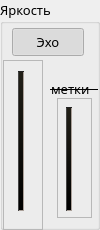
    <widget class="QGroupBox" name="groupBoxEcho">
     <property name="enabled">
      <bool>true</bool>
     </property>
     <property name="geometry">
      <rect>
       <x>1150</x>
       <y>160</y>
       <width>100</width>
       <height>230</height>
      </rect>
     </property>
     <property name="font">
      <font>
       <family>Noto Sans</family>
       <pointsize>10</pointsize>
      </font>
     </property>
     <property name="accessibleDescription">
      <string>G</string>
     </property>
     <property name="styleSheet">
      <string notr="true"/>
     </property>
     <property name="title">
      <string>Яркость</string>
     </property>
     <property name="checkable">
      <bool>false</bool>
     </property>
     <property name="checked">
      <bool>false</bool>
     </property>
     <widget class="QPushButton" name="pushButtonEcho">
      <property name="geometry">
       <rect>
        <x>12</x>
        <y>28</y>
        <width>72</width>
        <height>28</height>
       </rect>
      </property>
      <property name="font">
       <font>
        <family>Ubuntu</family>
        <pointsize>10</pointsize>
       </font>
      </property>
      <property name="cursor">
       <cursorShape>PointingHandCursor</cursorShape>
      </property>
      <property name="focusPolicy">
       <enum>Qt::NoFocus</enum>
      </property>
      <property name="toolTip">
       <string/>
      </property>
      <property name="accessibleDescription">
       <string>S</string>
      </property>
      <property name="styleSheet">
       <string notr="true"/>
      </property>
      <property name="text">
       <string>  Эхо  </string>
      </property>
      <property name="icon">
       <iconset resource="resgui.qrc">
        <normaloff>:/chb2/resgui/checkBtn2/checkBox16SmallUnChecked.png</normaloff>
        <normalon>:/chb2/resgui/checkBtn2/checkBox16SmallChecked.png</normalon>
        <disabledoff>:/chb2/resgui/checkBtn2/checkBox16SmallUnCheckedDis.png</disabledoff>
        <disabledon>:/chb2/resgui/checkBtn2/checkBox16SmallCheckedDis.png</disabledon>:/chb2/resgui/checkBtn2/checkBox16SmallUnChecked.png</iconset>
      </property>
      <property name="iconSize">
       <size>
        <width>16</width>
        <height>17</height>
       </size>
      </property>
      <property name="checkable">
       <bool>true</bool>
      </property>
      <property name="checked">
       <bool>true</bool>
      </property>
      <property name="autoExclusive">
       <bool>false</bool>
      </property>
     </widget>
     <widget class="QLabel" name="labelGrigBirightness_3">
      <property name="geometry">
       <rect>
        <x>50</x>
        <y>81</y>
        <width>48</width>
        <height>16</height>
       </rect>
      </property>
      <property name="sizePolicy">
       <sizepolicy hsizetype="Fixed" vsizetype="Fixed">
        <horstretch>0</horstretch>
        <verstretch>0</verstretch>
       </sizepolicy>
      </property>
      <property name="font">
       <font>
        <pointsize>10</pointsize>
        <stylestrategy>PreferAntialias</stylestrategy>
       </font>
      </property>
      <property name="styleSheet">
       <string notr="true">QLabel::{	
	background-image: none;
}
</string>
      </property>
      <property name="frameShape">
       <enum>QFrame::HLine</enum>
      </property>
      <property name="midLineWidth">
       <number>0</number>
      </property>
      <property name="text">
       <string>метки</string>
      </property>
      <property name="alignment">
       <set>Qt::AlignLeading|Qt::AlignLeft|Qt::AlignVCenter</set>
      </property>
      <property name="indent">
       <number>0</number>
      </property>
     </widget>
     <widget class="QFrame" name="frameBrightness_3">
      <property name="enabled">
       <bool>true</bool>
      </property>
      <property name="geometry">
       <rect>
        <x>3</x>
        <y>60</y>
        <width>40</width>
        <height>170</height>
       </rect>
      </property>
      <property name="styleSheet">
       <string notr="true">QFrame{
background-repeat: no-repeat;
	/*background-position: right;*/
	background-image: url(:/AzScales/resgui/AzimuthScales/brightn04721.png);
}

QFrame:disabled{
	background-image: url(:/AzScales/resgui/AzimuthScales/brightn04731.png);
	background-repeat:no-repeat;
}

</string>
      </property>
      <property name="frameShape">
       <enum>QFrame::StyledPanel</enum>
      </property>
      <property name="frameShadow">
       <enum>QFrame::Raised</enum>
      </property>
      <widget class="QSlider" name="sliderEchoBrightness">
       <property name="enabled">
        <bool>true</bool>
       </property>
       <property name="geometry">
        <rect>
         <x>6</x>
         <y>8</y>
         <width>24</width>
         <height>146</height>
        </rect>
       </property>
       <property name="sizePolicy">
        <sizepolicy hsizetype="Fixed" vsizetype="Fixed">
         <horstretch>0</horstretch>
         <verstretch>0</verstretch>
        </sizepolicy>
       </property>
       <property name="cursor">
        <cursorShape>PointingHandCursor</cursorShape>
       </property>
       <property name="mouseTracking">
        <bool>false</bool>
       </property>
       <property name="focusPolicy">
        <enum>Qt::StrongFocus</enum>
       </property>
       <property name="styleSheet">
        <string notr="true">QSlider::groove:vertical {
	border-bottom: 1px solid #AAA099;
	border-top: 1px solid #222222;
	border-right: 1px solid #AAA099;
	border-left: 1px solid #444444; 
    height: 138px;      
	width:4px;
    background: qlineargradient(x1:0, y1:0, x2:0, y2:1, stop:0 #222018, stop:1 #000000);
    margin: 2px 0;
 }

QSlider::groove:disabled{
background-color: rgba(36, 41, 34,  255);
}

 QSlider::handle:vertical {	
	background-image: url(:/slider/resgui/slider/sliderHandle022.png);
    height: 15px;
    width: 28px;
	margin: -1px -9px;
 }

 QSlider::groove:hover {
	border-bottom: 1px solid #CCBB99;
	border-top: 1px solid #444444;
	border-right: 1px solid #CCBB99;
	border-left: 1px solid #555555; 
 }

QSlider::handle:vertical:disabled {
	background-image: url(:/slider/resgui/slider/sliderHandle022disable03.png);
 }

</string>
       </property>
       <property name="minimum">
        <number>-10</number>
       </property>
       <property name="maximum">
        <number>10</number>
       </property>
       <property name="singleStep">
        <number>1</number>
       </property>
       <property name="pageStep">
        <number>1</number>
       </property>
       <property name="value">
        <number>0</number>
       </property>
       <property name="sliderPosition">
        <number>0</number>
       </property>
       <property name="tracking">
        <bool>true</bool>
       </property>
       <property name="orientation">
        <enum>Qt::Vertical</enum>
       </property>
       <property name="invertedAppearance">
        <bool>false</bool>
       </property>
       <property name="tickPosition">
        <enum>QSlider::TicksBothSides</enum>
       </property>
       <property name="tickInterval">
        <number>1</number>
       </property>
      </widget>
     </widget>
     <widget class="QFrame" name="frameAtten_2">
      <property name="enabled">
       <bool>true</bool>
      </property>
      <property name="geometry">
       <rect>
        <x>57</x>
        <y>98</y>
        <width>35</width>
        <height>120</height>
       </rect>
      </property>
      <property name="styleSheet">
       <string notr="true">QFrame{
	background-repeat: no-repeat;
	background-image: url(:/AzScales/resgui/AzimuthScales/brightn048.png);
}

QFrame:disabled{
	background-image: url(:/AzScales/resgui/AzimuthScales/brightn0482.png);
	background-repeat:no-repeat;
}
</string>
      </property>
      <property name="frameShape">
       <enum>QFrame::StyledPanel</enum>
      </property>
      <property name="frameShadow">
       <enum>QFrame::Raised</enum>
      </property>
      <widget class="QSlider" name="sliderGridBrightness">
       <property name="enabled">
        <bool>true</bool>
       </property>
       <property name="geometry">
        <rect>
         <x>0</x>
         <y>8</y>
         <width>24</width>
         <height>106</height>
        </rect>
       </property>
       <property name="sizePolicy">
        <sizepolicy hsizetype="Fixed" vsizetype="Fixed">
         <horstretch>0</horstretch>
         <verstretch>0</verstretch>
        </sizepolicy>
       </property>
       <property name="cursor">
        <cursorShape>PointingHandCursor</cursorShape>
       </property>
       <property name="mouseTracking">
        <bool>false</bool>
       </property>
       <property name="focusPolicy">
        <enum>Qt::StrongFocus</enum>
       </property>
       <property name="styleSheet">
        <string notr="true">QSlider::groove:vertical {
	border-bottom: 1px solid #AAA099;
	border-top: 1px solid #222222;
	border-right: 1px solid #AAA099;
	border-left: 1px solid #444444; 
    height: 102px; 
	
    width:4px;
    background: qlineargradient(x1:0, y1:0, x2:0, y2:1, stop:0 #222018, stop:1 #000000);
/*    margin: 2px 0;
margin: 0px -2px;
padding: -1px 0px;
margin: -12px 0px;	
*/
 }

QSlider::groove:disabled{
background-color: rgba(36, 41, 34,  255);
}

 QSlider::handle:vertical {	
	background-image: url(:/slider/resgui/slider/sliderHandle022.png);
    height: 15px;
width: 28px;
margin: -1px -9px;
/*   


margin: 0px -9px;
 */	

 }

 QSlider::groove:hover {
	border-bottom: 1px solid #CCBB99;
	border-top: 1px solid #444444;
	border-right: 1px solid #CCBB99;
	border-left: 1px solid #555555; 

/*    background: qlineargradient(x1:0, y1:0, x2:0, y2:1, stop:0 #323028, stop:1 #121008);	
*/
 }

QSlider::handle:vertical:disabled {	
	background-image: url(:/slider/resgui/slider/sliderHandle022disable03.png);
 }
</string>
       </property>
       <property name="minimum">
        <number>0</number>
       </property>
       <property name="maximum">
        <number>23</number>
       </property>
       <property name="singleStep">
        <number>1</number>
       </property>
       <property name="pageStep">
        <number>3</number>
       </property>
       <property name="value">
        <number>9</number>
       </property>
       <property name="sliderPosition">
        <number>9</number>
       </property>
       <property name="tracking">
        <bool>true</bool>
       </property>
       <property name="orientation">
        <enum>Qt::Vertical</enum>
       </property>
       <property name="invertedAppearance">
        <bool>false</bool>
       </property>
       <property name="tickPosition">
        <enum>QSlider::TicksBothSides</enum>
       </property>
       <property name="tickInterval">
        <number>1</number>
       </property>
      </widget>
     </widget>
    </widget>
